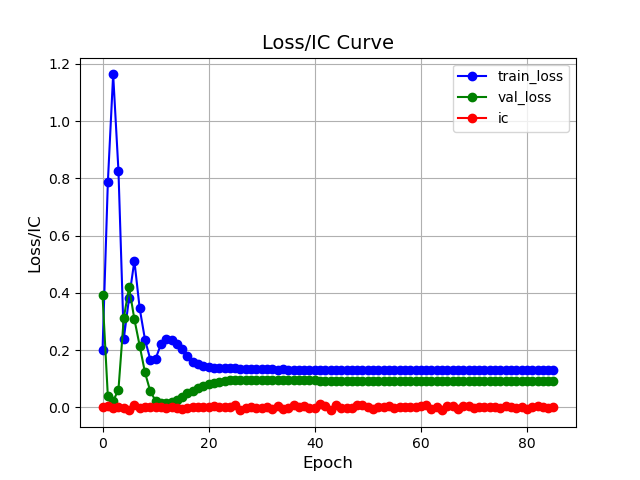

Here is the Python script that generated this plot:
import torch
import torch.nn as nn
import torch.optim as optim
from torch_geometric.nn import GATConv
import sys
import os
import matplotlib.pyplot as plt
import numpy as np 
import torch.nn.functional as F
from scipy.stats import spearmanr  
sys.path.append(os.path.abspath(os.path.join(os.path.dirname(__file__), '..')))
from main import train_data, test_data, val_data
from model_config import Gat_Config
from utils_models import calculate_all_metrics, train_model, evaluate_model, test_model

device = torch.device("cuda" if torch.cuda.is_available() else "cpu")

import torch
import torch.nn as nn
import torch.nn.functional as F
from torch_geometric.nn import GATConv

class GATModel(nn.Module):
    def __init__(self, input_size, hidden_size, output_size, num_heads, dropout):
        super(GATModel, self).__init__()
        
        # 第一层GAT：多注意力头+拼接
        self.gat1 = GATConv(
            in_channels=input_size,
            out_channels=hidden_size,
            heads=num_heads,         # 使用num_heads个注意力头
            dropout=dropout,
            concat=True               # 默认True，拼接多头结果
        )
        
        # 层间Dropout
        self.dropout = nn.Dropout(dropout)
        
        # 第二层GAT：单注意力头（输出层）+平均
        self.gat2 = GATConv(
            in_channels=hidden_size * num_heads,  # 输入维度是第一层的输出
            out_channels=output_size,
            heads=1,                # 输出层使用单头
            dropout=dropout,
            concat=False             # 不拼接（对多头结果取平均）
        )

    def forward(self, x, edge_index):
        # 第一层
        x = self.gat1(x, edge_index)
        x = F.elu(x)                 # 更常用的GAT激活函数
        x = self.dropout(x)
        
        # 第二层
        x = self.gat2(x, edge_index)
        return x  
    
if __name__ == "__main__":
    # Hyperparameters
    input_size = Gat_Config.input_size 
    hidden_size = Gat_Config.hidden_size
    output_size = Gat_Config.output_size
    num_heads = Gat_Config.num_heads
    lr = Gat_Config.lr
    epochs = Gat_Config.epochs
    dropout = Gat_Config.dropout

    model = GATModel(input_size, hidden_size, output_size, num_heads, dropout).to(device)

    # 训练模型
    loss_values, val_loss_values, IC = train_model(model, train_data, val_data, epochs, lr)

    # 绘制训练时的损失曲线
    epochs_range = range(epochs)
    val_mse_values = [d['val_mse'] for d in val_loss_values]
    plt.figure(figsize=(8, 6))
    plt.plot(epochs_range, loss_values, marker='o', linestyle='-', color='b', label='train_loss')
    plt.plot(epochs_range,val_mse_values, marker='o', linestyle='-', color='g', label='val_loss')
    plt.plot(epochs_range, IC, marker='o', linestyle='-', color='r', label='ic')
    plt.title('Loss/IC Curve', fontsize=14)
    plt.xlabel('Epoch', fontsize=12)
    plt.ylabel('Loss/IC', fontsize=12)
    plt.grid(True)
    plt.legend()
    plt.show()
    plt.savefig('gat.png')

    # 验证阶段
    val_metrics = evaluate_model(model, val_data)
    print(f"Validation MSE: {val_metrics['val_mse']:.4f}, MAPE: {val_metrics['val_mape']:.2f}%")

    # 测试阶段
    pred_values, target_values, test_metrics = test_model(model, test_data)
    pred_values, target_values = [t.cpu() for t in pred_values], [t.cpu() for t in target_values]
    
    # 计算评价指标
    ic, rank_ic, icir, rankicir = calculate_all_metrics(pred_values, target_values)
    
    print(f"Test RMSE: {test_metrics['test_rmse']:.4f}, MAE: {test_metrics['test_mae']:.4f}, RMSE:{test_metrics['test_rmse']:.4f},MAPE:{test_metrics['test_mape']:.2f}%")
    print(f"IC:{ic:.4f},RANK_IC:{rank_ic:.4f} ICIR:{icir:.4f} RANK_ICIR:{rankicir:.4f}")
    
    


